Frame 1 (no input): blank canvas, image omitted
Frame 60 (no input): blank canvas, image omitted
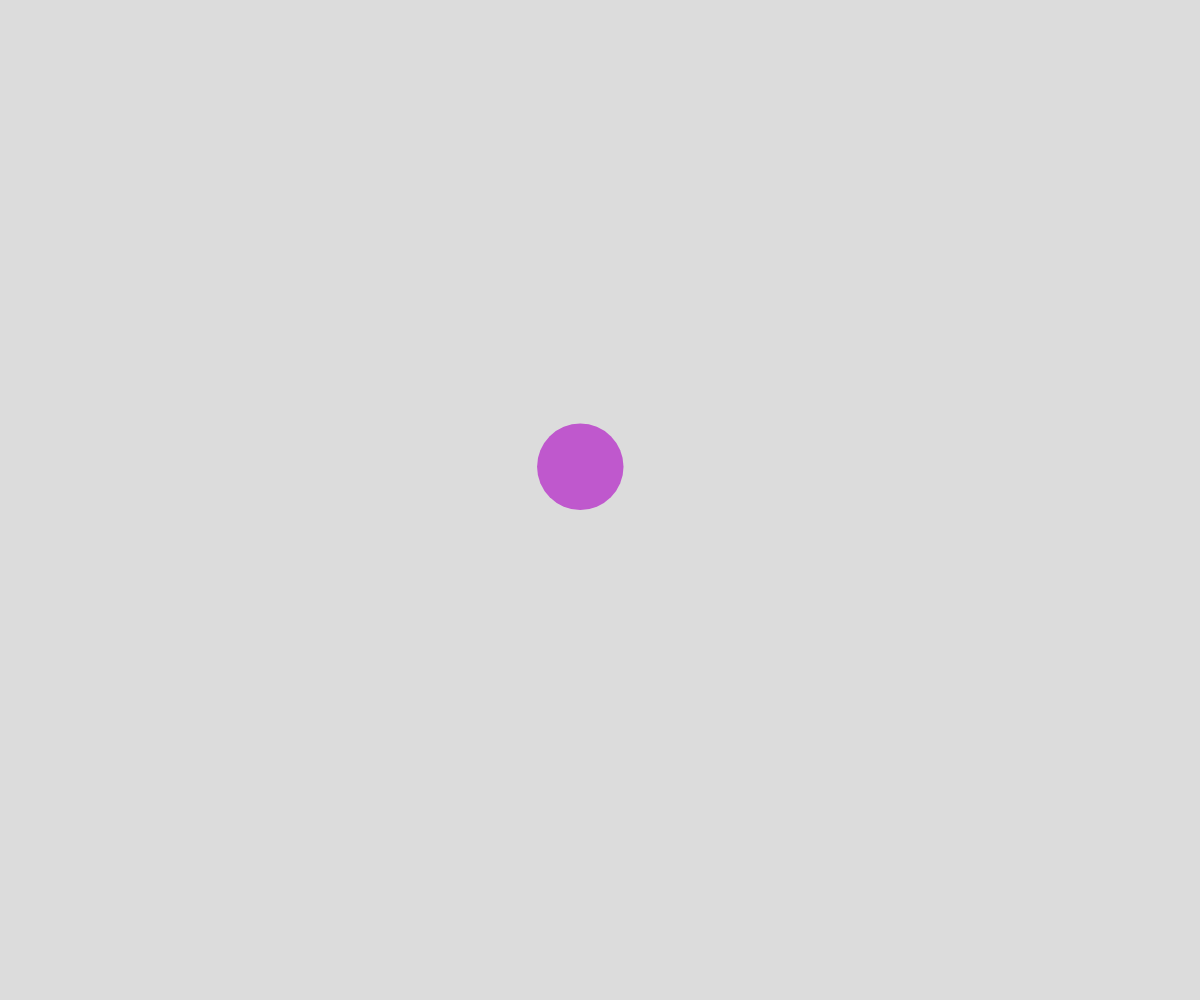
Frame 120 (the mouse pressed at the canvas centre since frame 60)

The p5.js sketch whose frames 1 and 60 were blank and that drew this single picture after the mouse press (run headless with seeded random() and noise() and a simulated clock; from frame 60 on, the mouse is pressed at the canvas centre):

// p5.js sketch
// ── sketch.js
// Project Title
// Your Name
// Date
//
// Extra for Experts:
// - describe what you did to take this project "above and beyond"


let allNodes = [];
let auto =false;

function setup() {
  createCanvas(windowWidth, windowHeight);
}

function draw() {
  background(220);
  if (auto){
    let newNodes = new Node(mouseX, mouseY);
    allNodes.push(newNodes);
  }

  for (let nod of allNodes){
    nod.update();
    nod.connect(allNodes);
  }
  for (let nod of allNodes){
    nod.display();
  }
  
}


function mousePressed(){
  let newNodes = new Node(mouseX, mouseY);
  allNodes.push(newNodes);
}

function keyPressed(){
  if (key === "e"){
    auto = !auto;
  }
}

class Node{
  constructor(x,y){
    this.x = x;
    this.y = y;
    this.radius = 15;
    this.xtime = random(1000);
    this.ytime = random(1000);
    this.color = color(random(255), random(255), random(255));
    this.speed = 5;
    this.deltaTime = 0.05;
    this.distance = 200;
  }
  display(){
    noStroke();
    fill(this.color);
    circle(this.x, this.y, this.radius * 2);
  }

  update(){
    this.move();
    this.warpAround();
    this.adjustSize();
  }

  move(){
    let dx = noise(this.xtime);
    let dy = noise(this.ytime);

    dx = map(dx, 0, 1, -this.speed, this.speed);
    dy = map(dy, 0, 1, -this.speed, this.speed);

    this.x += dx;
    this.y += dy;

    this.xtime += this.deltaTime;
    this.ytime += this.deltaTime;
  }

  warpAround(){
    if (this.x < 0){
      this.x = width;
    }
    if (this.x > width){
      this.x = 0;
    }
    if (this.y < 0){
      this.y = height;
    }
    if (this.y > height){
      this.y = 0;
    }
  }
  connect(array){
    for (let all of array){
      if (this !== all){
        let disApart = dist(this.x, this.y, all.x, all.y);

        if (disApart < this.distance){
          stroke(this.color);
          line(this.x, this.y, all.x, all.y);
        }
      }
    }
  }

  adjustSize(){
    let mouseDis = dist(mouseX, mouseY, this.x, this.y);
    if (mouseDis < this.distance){
      let daSize = map(mouseDis, 0, this.distance, 50, 15);
      this.radius = daSize;
    }
    else{
      this.radius = 15;
    }

  }

}
